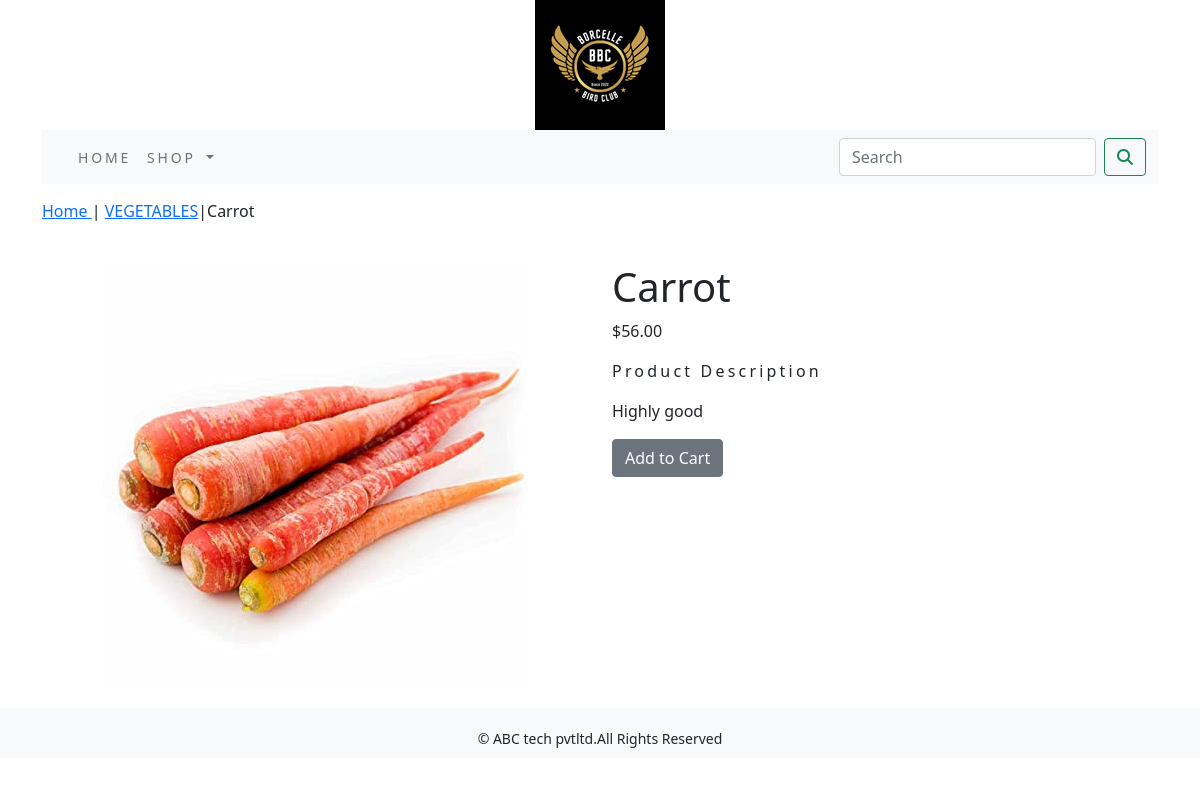
The app's page /ecommerceapp/VEGETABLES/carrot/ with its own data.
### ecommerceapp/models.py (models this page shows, shortened)
class Product(models.Model):
    name=models.CharField(max_length=250,unique=True)
    slug=models.SlugField(max_length=250,unique=True)
    description=models.TextField(blank=True)
    price=models.DecimalField(max_digits=10,decimal_places=2)
    category=models.ForeignKey(Category,on_delete=models.CASCADE)
    image=models.ImageField(upload_to='product',blank=True)
    stock=models.IntegerField()
    available=models.BooleanField(default=True)
    created=models.DateTimeField(auto_now_add=True)
    updated=models.DateTimeField(auto_now=True)
    class Meta:
        ordering=('name',)
        verbose_name='product'
        verbose_name_plural='products'

class Category(models.Model):
    name=models.CharField(max_length=250,unique=True)
    slug=models.SlugField(max_length=250,unique=True)
    description=models.TextField(blank=True)
    image=models.ImageField(upload_to='category',blank=True)
    class Meta:
        ordering=('name',)
        verbose_name='category'
        verbose_name_plural='categories'
    def get_url(self):
        return reverse('ecommerceapp:product_by_category',args=[self.slug])
    def __str__(self):
        return '{}'.format(self.name)

### ecommerceapp/views.py (the view)
# urls.py: path('<slug:c_slug>/<slug:product_slug>/', views.ProDetail, name='prodCatdetail'),
def ProDetail(request, c_slug, product_slug):
    try:
        product = Product.objects.get(category__slug=c_slug, slug=product_slug)
    except Exception as e:
        raise e
    return render(request, 'product.html', {'product': product})

### cart/context_processors.py (called while the page is built)
def counter(request):
    item_count=0
    if 'admin' in request.path:
        return {}
    else:
        try:
            cart=Cart.objects.filter(cart_id=_cart_id(request))
            car_items=CartItem.objects.all().filter(cart=cart[:1])
            for cart_item in car_items:
                item_count += cart_item.quantity
        except Cart.DoesNotExist:
            item_count =0
    return dict(item_count=item_count)

### cart/views.py (called while the page is built)
def _cart_id(request):
    cart=request.session.session_key
    if not cart:
        cart=request.session.create()
    return cart

### ecommerceapp/context_processors.py (called while the page is built)
def menu_links(request):
    links=Category.objects.all()
    return dict(links=links)

### templates/product.html (shortened to what this page needs)
{% extends 'base.html' %}
{% load static %}
{% block content %}
<div class="row my_prod_row_class">
    <div class="mx-auto">
        <p> <a href="{% url 'ecommerceapp:allProdCat' %}"> Home </a> | <a href="{{product.category.get_url}}">{{product.category}}</a>|{{product.name}}</p>
    </div>
<div class="container">
<br>
<div class="row">
    <div class="col-12 col-sm-12 col-md-12 col-lg-6 text-center">
        <div style="min-width:18rem">
            <img src="{{product.image.url}}" alt="{{product.name}}">
        </div>
    </div>
     <div class="col-12 col-sm-12 col-md-12 col-lg-6">
         <div>
         <h1 class="my_prod_tittle">{{product.name}}</h1>
         <p>${{product.price}}</p>
         <p class="my_title">Product Description</p>
         <p class="text-justify my_prod_text">{{product.description}}</p>
         {% if product.stock <= 0 %}
         <p class="text-justify my_prod_text"><b>Out of stock</b></p>
         {% else %}
         <a class="btn btn-secondary"href="{% url 'cart:add_cart' product.id %}">Add to Cart</a>
         {% endif %}
     </div>
 </div>
</div>
</div>
</div>
{% endblock %}

### static/css/custom.css (style rules this page uses)
body { font-family: 'Roboto', sans-serif; }
.my_title { font-size:16px; text_transform:uppercase; letter-spacing:.2em; }
.my_prod_row_class { padding-top:15px; padding-bottom:20px }
.my_prod_text { padding-right:20px; }

### records on screen
Product: category "VEGETABLES", name "Carrot", image (picture), price "56.00", description "Highly good"
